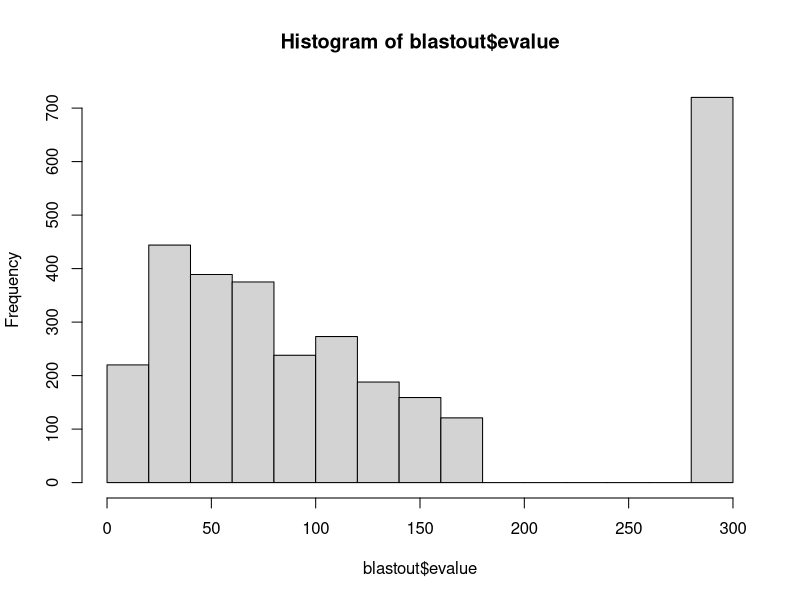

Recreate this plot in R.
## ---- chunk 1
knitr::opts_chunk$set(echo = TRUE)
## ---- chunk 2

blastout <- read.delim("../output/blastout/GCF_963853765.1_with_headers.tab")
head(blastout)
## ---- chunk 3
# transform data
blastout$evalue <- -log10(blastout$evalue + 1e-300)

# histogram
hist(blastout$evalue)
## ---- chunk 4

SPID <- read.csv("../output/blastout/GCF_963853765.1_with_headers_sep.tab", sep = "", header = F)
head(SPID)

write.csv(SPID$V2, "../output/GCF_963853765.1_SPID.txt", row.names = F, col.names = F, quote = F)
